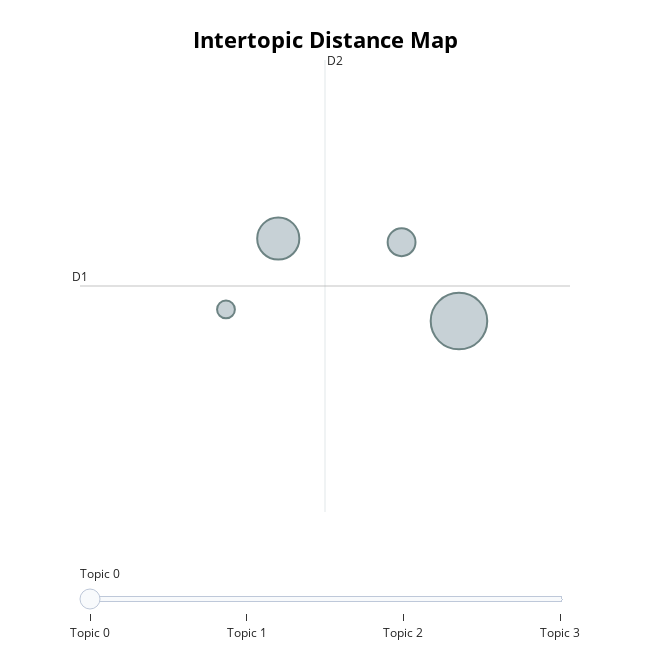

Notebook source saved alongside this figure:
### Code cell
topic_model.visualize_topics()

### Figure 1 — Plotly figure (JSON) as saved in the notebook; plotly's stock layout.template omitted (floating-point values rounded to 4 significant figures)
{"data": [{"customdata": [[0, "the | quantum | to | we | is", 936], [1, "the | to | we | is | with", 520], [2, "the | spin | quantum | to | we", 227], [3, "the | to | is | viscosity | using", 93]], "hovertemplate": "<b>Topic %{customdata[0]}</b><br>%{customdata[1]}<br>Size: %{customdata[2]}", "legendgroup": "", "marker": {"color": "#B0BEC5", "line": {"color": "DarkSlateGrey", "width": 2}, "size": [936, 520, 227, 93], "sizemode": "area", "sizeref": 0.585, "symbol": "circle"}, "mode": "markers", "name": "", "orientation": "v", "showlegend": false, "type": "scatter", "x": [-6.127, -7.623, -6.603, -8.056], "xaxis": "x", "y": [-10.4, -9.729, -9.759, -10.31], "yaxis": "y"}], "layout": {"annotations": [{"showarrow": false, "text": "D1", "x": -9.264, "y": -10.12, "yshift": 10}, {"showarrow": false, "text": "D2", "x": -7.236, "xshift": 10, "y": -8.269}], "height": 650, "hoverlabel": {"bgcolor": "white", "font": {"family": "Rockwell", "size": 16}}, "legend": {"itemsizing": "constant", "tracegroupgap": 0}, "margin": {"t": 60}, "shapes": [{"line": {"color": "#CFD8DC", "width": 2}, "type": "line", "x0": -7.236, "x1": -7.236, "y0": -11.96, "y1": -8.269}, {"line": {"color": "#9E9E9E", "width": 2}, "type": "line", "x0": -9.264, "x1": -5.208, "y0": -10.12, "y1": -10.12}], "sliders": [{"active": 0, "pad": {"t": 50}, "steps": [{"args": [{"marker.color": [["red", "#B0BEC5", "#B0BEC5", "#B0BEC5"]]}], "label": "Topic 0", "method": "update"}, {"args": [{"marker.color": [["#B0BEC5", "red", "#B0BEC5", "#B0BEC5"]]}], "label": "Topic 1", "method": "update"}, {"args": [{"marker.color": [["#B0BEC5", "#B0BEC5", "red", "#B0BEC5"]]}], "label": "Topic 2", "method": "update"}, {"args": [{"marker.color": [["#B0BEC5", "#B0BEC5", "#B0BEC5", "red"]]}], "label": "Topic 3", "method": "update"}]}], "title": {"font": {"color": "Black", "size": 22}, "text": "<b>Intertopic Distance Map</b>", "x": 0.5, "xanchor": "center", "y": 0.95, "yanchor": "top"}, "width": 650, "xaxis": {"anchor": "y", "domain": [0, 1], "range": [-9.264, -5.208], "title": {"text": ""}, "visible": false}, "yaxis": {"anchor": "x", "domain": [0, 1], "range": [-11.96, -8.269], "title": {"text": ""}, "visible": false}}}
